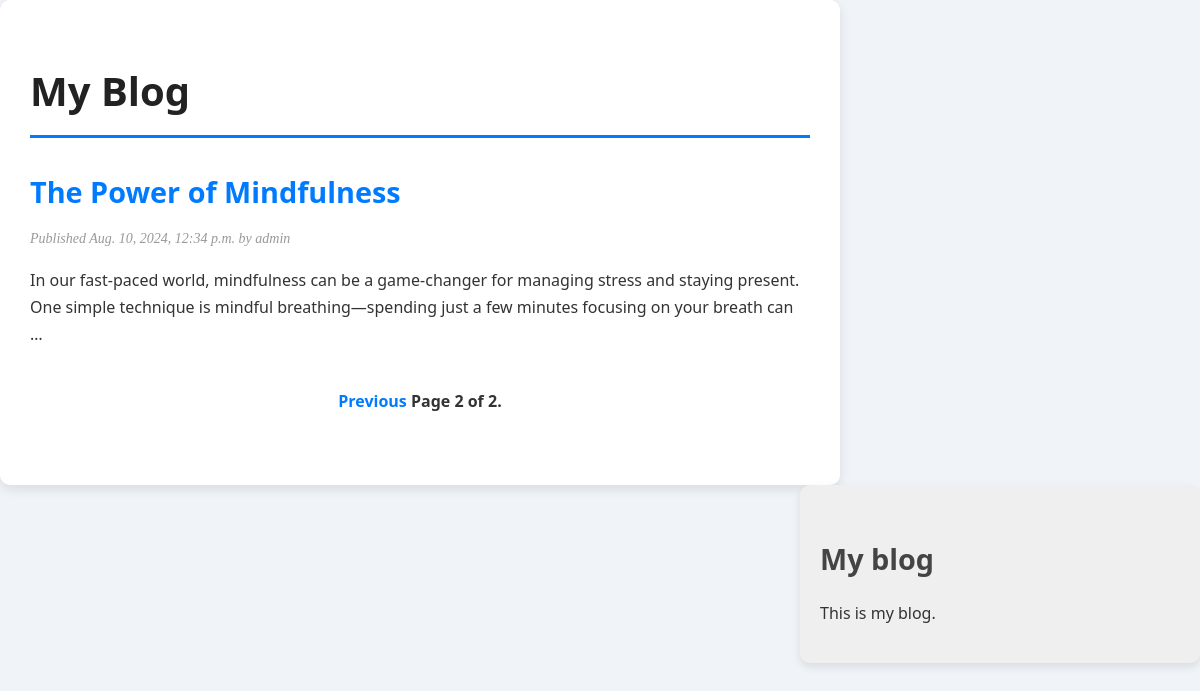
Screenshot of /blog/?page=2 with the database file from the repository.
### blog/models.py (models this page shows, shortened)
class Post(models.Model):
    class Status (models.TextChoices):
        DRAFT = 'DF', 'Draft'
        PUBLISHED = 'PB', 'Published'
    title = models.CharField(max_length=255)
    slug = models.SlugField(max_length=255, unique_for_date='publish')
    author = models.ForeignKey(settings.AUTH_USER_MODEL, on_delete=models.CASCADE, related_name='blog_post')
    body = models.TextField()
    publish = models.DateTimeField(default = timezone.now)
    created = models.DateTimeField(auto_now_add=True)
    updated = models.DateTimeField(auto_now=True)
    status = models.CharField(
        max_length=2,
        choices = Status,
        default = Status.DRAFT)
    objects = models.Manager()
    published = PublishedManager()
    class Meta:
        ordering  = ['-publish']
        indexes = [
            models.Index(fields =['-publish'])
        ]
    def get_absolute_url(self):
        return reverse('blog:post_detail', args=[self.publish.year, self.publish.month, self.publish.day, self.slug]
                       )

### blog/views.py (the view)
# urls.py: path('', views.PostListView.as_view(), name = 'post_list'),
class PostListView(ListView):
    queryset = Post.published.all()
    context_object_name = 'posts'
    paginate_by = 3
    template_name = "blog/post/list.html"

### blog/templates/blog/post/list.html (shortened to what this page needs)
{% extends "blog/base.html" %}
{% block content %}
  <h1>My Blog</h1>
  {% for post in posts %}
    <h2>
      <a href="{{ post.get_absolute_url }}">
        {{ post.title }}
      </a>
    </h2>
    <p class="date">
      Published {{ post.publish }} by {{ post.author }}
    </p>
    {{ post.body|truncatewords:30|linebreaks }}
  {% endfor %}
  {% include "pagination.html" with page=page_obj %}
{% endblock %}

### blog/static/css/blog1.css (style rules this page uses)
body { margin: 0; padding: 0; font-family: 'Segoe UI', Tahoma, Geneva, Verdana, sans-serif; line-height: 1.7; background-color: #f0f4f8; color: #333; }
a { color: #007bff; text-decoration: none; transition: color 0.3s ease, text-shadow 0.2s ease; }
h1 { font-weight: 700; font-size: 2.5em; border-bottom: 3px solid #007bff; padding-bottom: 10px; margin-bottom: 20px; color: #222; }
h2 { font-weight: 600; font-size: 1.8em; margin: 30px 0 10px; color: #444; }
p.date { color: #999; font-family: Georgia, serif; font-size: 14px; font-style: italic; margin-top: 0; }

### rows the page displays
Post: title "The Power of Mindfulness", publish "Aug. 10, 2024, 12:34 p.m.", author "admin", body "In our fast-paced world, mindfulness can be a game-changer for managing stress and staying present. One simple technique is mindful breathing—spending just a few minutes focusing on your breath can …"

### other values shown
{{ page.number }} "2"
{{ page.paginator.num_pages }} "2"
